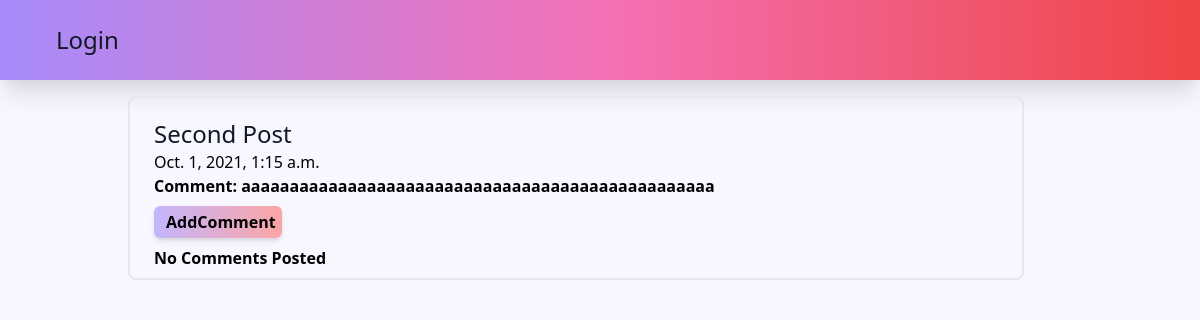
/blog/post/17/details, run on the app's committed database.
### blog/models.py (models this page shows, shortened)
class Post(models.Model):
    author = models.ForeignKey('auth.user', on_delete=CASCADE)
    title = models.CharField(max_length=200)
    Text = models.TextField()
    date_created = models.DateTimeField(
        default=timezone.datetime.now, editable=True)
    publish_date = models.DateTimeField(blank=True, null=True)

### blog/views.py (the view)
# urls.py: path('post/<int:pk>/details', views.PostDetailView.as_view(), name='post_detail'),
class PostDetailView(DetailView):
    model = Post

### blog/templates/blog/post_detail.html (shortened to what this page needs)
{% extends "blog/base.html" %} {% block content %}
<div class="border-2 border-gray-200 sm:rounded-lg my-4 px-6">
  <div class="md:container md:mx-auto mt-5">
    <h1 class="text-gray-900 font-medium font-nunito font text-2xl">
      {{post.title}}
    </h1>
  </div>
  {% if post.publish_date %}
  <div>
    <h4>{{ post.publish_date }}</h4>
  </div>
  {% endif %}
  <p class="font-semibold">Comment: {{ post.Text|safe|linebreaksbr }}</p>
  <div
    class="
      px-3
      py-1
      my-2
      mb-4
      font-semibold
      rounded-md
      bg-gradient-to-r
      from-purple-300
      to-red-300
      text-grey-800
      w-32
      shadow-md
      hover:text-white
    "
  >
    <a
      class=""
      type="submit"
      href="{% url 'blog:add_comment_to_post' pk=post.pk %}"
      >AddComment</a
    >
  </div>
  <div class="container font-semibold">
    <div class="-my-2 font-semibold">
      {% for comment in post.comments.all %} <br />
      {% if user.is_authenticated or comment.approved_comment %}
      {{comment.created_date}}
    </div>
    {% if not comment.approved_comment %}
    <div class="my-2 font-semibold">
      <p>{{comment.Text|safe|linebreaks}}</p>
    </div>
    <a
      class="
        px-2
        py-1
        my-3
        mb-4
        mr-4
        text-md
        font-semibold
        rounded-full
        bg-gradient-to-r
        from-purple-300
        to-red-300
        text-grey-800
        w-16
        shadow-md
        hover:text-white
      "
      href="{% url 'blog:comment_remove' pk=comment.pk %}"
      >Delete</a
    >
    <a
      class="
        px-2
        py-1
        mr-4
        mb-4
        text-md
        font-semibold
        rounded-full
        bg-gradient-to-r
        from-purple-300
        to-red-300
        text-grey-800
        w-16
        shadow-md
        hover:text-white
      "
      href="{% url 'blog:comment_approve' pk=comment.pk %}"
      >Approve</a
    >
    {% endif %}
    <div class="my-2 font-semibold">
      <p>Posted By:{{comment.author}}</p>
    </div>
    {% endif %} {% empty %}
    <div class="font-semibold mb-4">
      <p>No Comments Posted</p>
      {% endfor %}
    </div>
  </div>
</div>
{% endblock content %}

### data on the page
Post: title "Second Post", publish_date "Oct. 1, 2021, 1:15 a.m.", Text "aaaaaaaaaaaaaaaaaaaaaaaaaaaaaaaaaaaaaaaaaaaaaaaaa"
